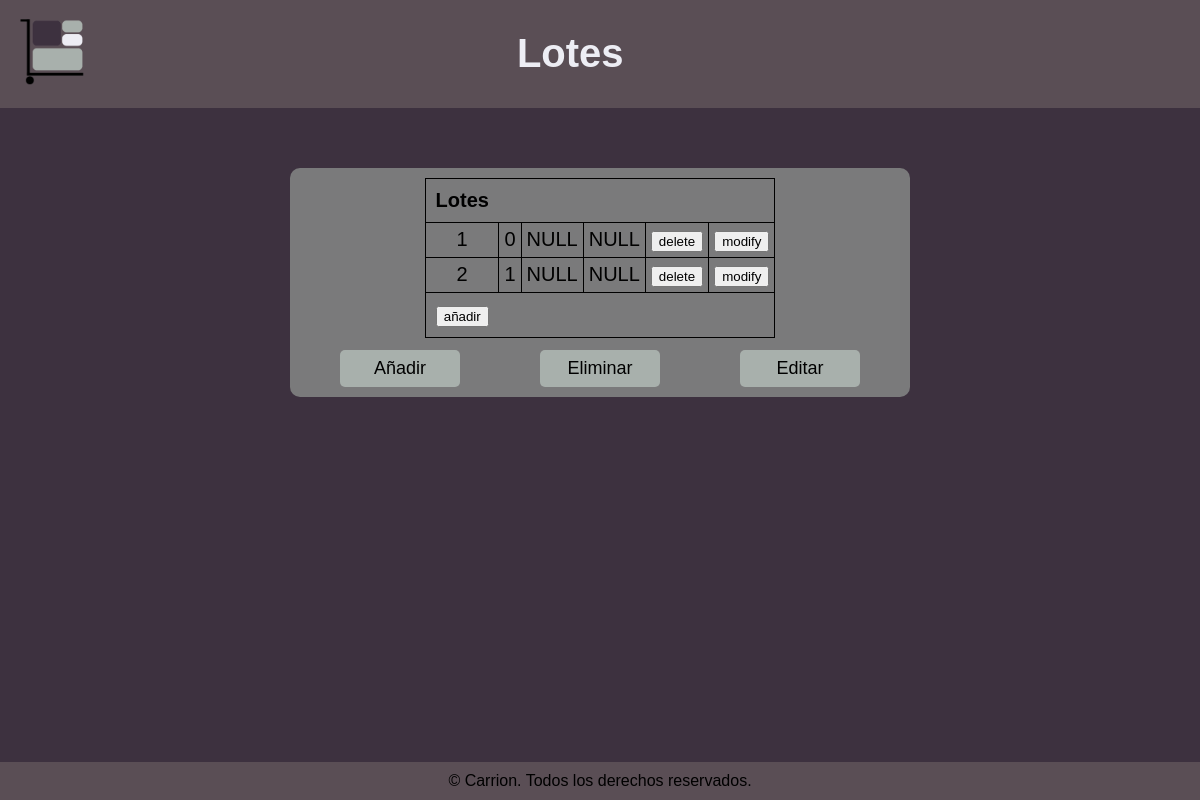
/backoffice/lote.php, run on an earlier commit of the app's database.
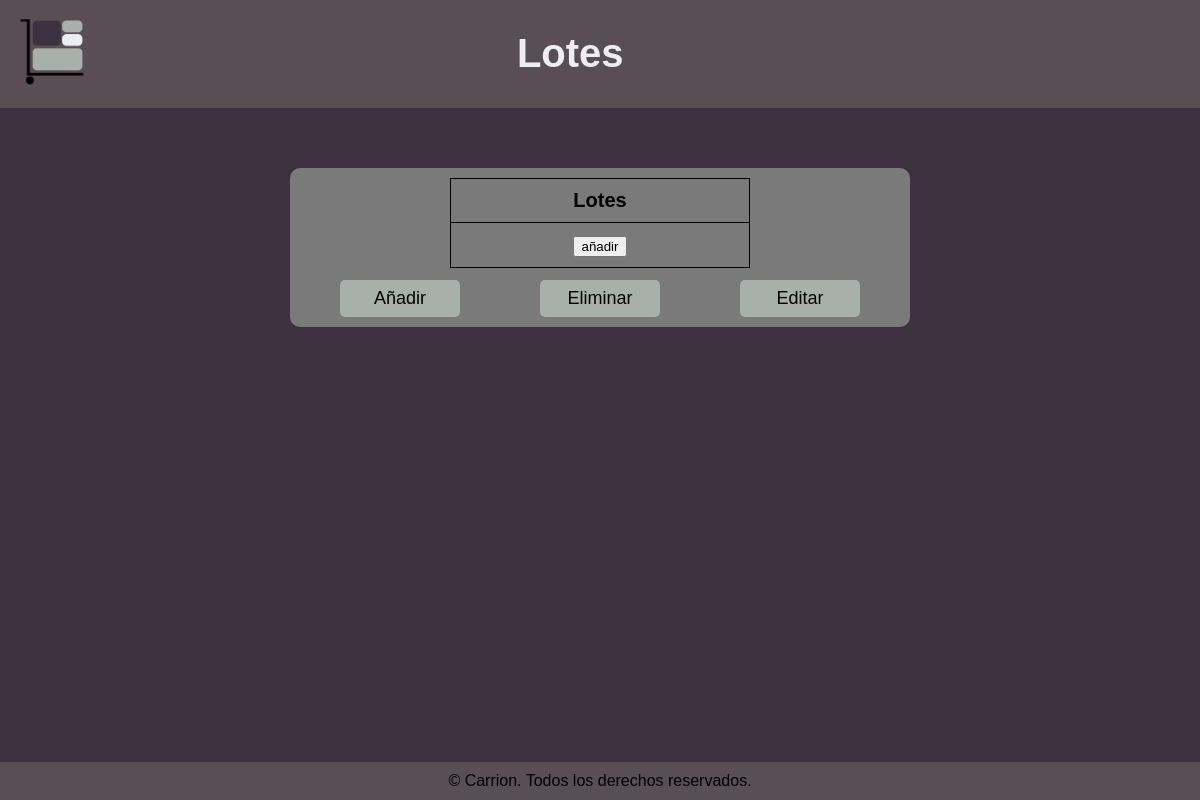
And on a later commit of the database.
### tables this page shows
CREATE TABLE `lote` (
  `idLote` int(11) NOT NULL,
  `deCliente` int(11) NOT NULL,
  `destino` int(11) NOT NULL,
  `idAlmacen` int(11) DEFAULT NULL
);

### backoffice/lote.php (the view, shortened to what this page needs)
<!DOCTYPE html>
<html lang="en">
<head>
    <link rel="stylesheet" href="assets/css/paginasBackoffice.css">
</head>
<?php
$db = new Database();
$connection = $db->dbConnect();
$lotes = $connection->query("select * from lote;")->fetch_all(MYSQLI_ASSOC);
?>
<body>
    <header>
        <img src="assets/imagenes/LogoA.png" class="logo">
        <h1>Lotes</h1>
    </header>
    <main>
        <div class="container-table">
            <table>
                <thead>
                    <th>Lotes</th>
                </thead>
                <tbody>
                    <?php
                    foreach ($lotes as $lote) {
                        echo "<tr>";
                        foreach ($lote as $key => $value) {
                            if (isset($value)) {
                                echo "<td>" . $value . "</td>";
                            } else
                                echo "<td>" . "NULL" . "</td>";
                        }
                        echo "<form action='' method='post'>
                        <input type='hidden' name='idLote' value='" . $lote['idLote'] . "'>
                        <td><input type='submit' name='delete' value='delete'/></td></form>
                        <form action='editar.php' method='post'>
                        <input type='hidden' name='tipo' value='lote'>
                        <input type='hidden' name='identificador' value='idLote'>
                        <input type='hidden' name='idLote' value='" . $lote['idLote'] . "'>
                        <td><input type='submit' name='modify' value='modify'/></td></form>";
                        echo "</tr>";
                    }
                    ?>
                </tbody>
                <tfoot>
                    <th>
                        <form action="añadir.php" method="post">
                            <input type="submit" name="añadir" value="añadir">
                        </form>
                    </th>
                </tfoot>
            </table>
            <div class="container-button">
                <button class="añadir">Añadir</button> <button class="eliminar">Eliminar</button>
                <button class="editar">Editar</button>
            </div>
        </div>
    </main>
    <footer>
        <p>&copy; Carrion. Todos los derechos reservados.</p>
    </footer>
</body>
</html>

What changed in the data, as far as the page shows it:
removed lote: idLote "1", deCliente "0"
removed lote: idLote "2", deCliente "1"
